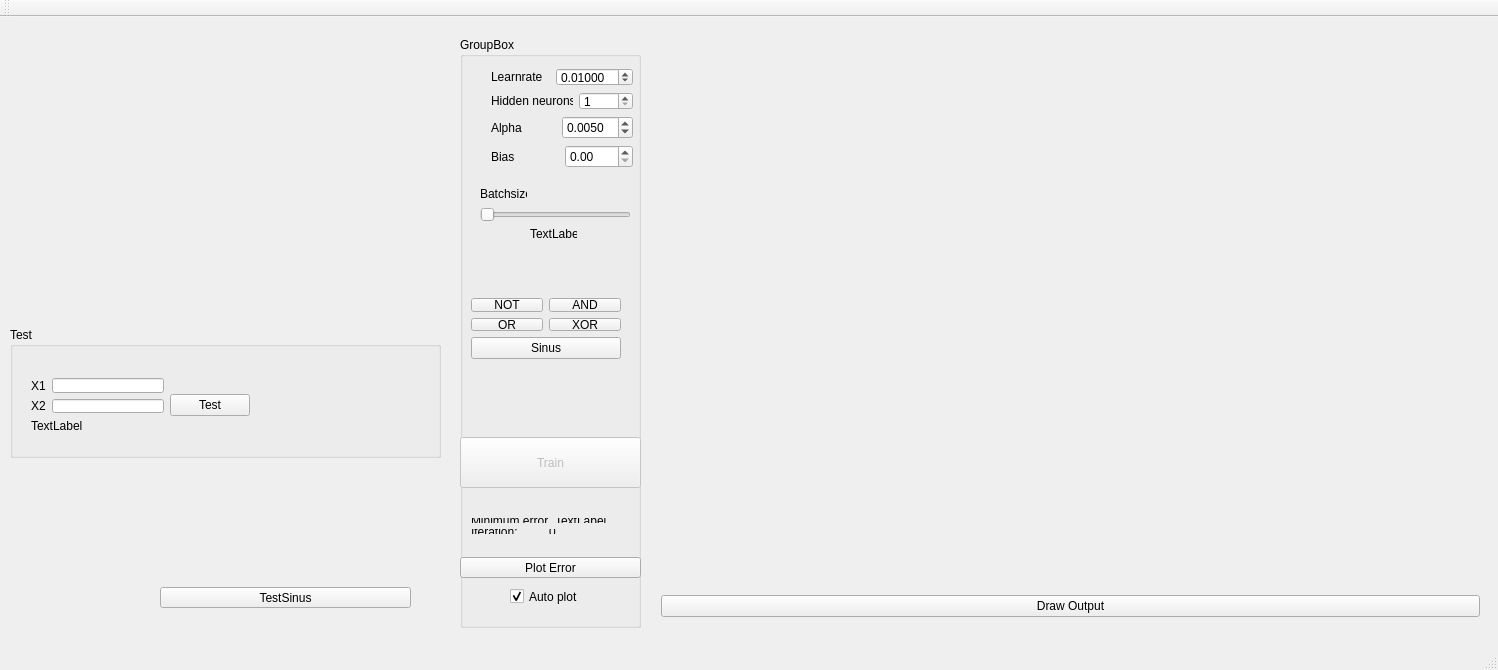
<?xml version="1.0" encoding="UTF-8"?>
<ui version="4.0">
 <class>MainWindow</class>
 <widget class="QMainWindow" name="MainWindow">
  <property name="geometry">
   <rect>
    <x>0</x>
    <y>0</y>
    <width>1498</width>
    <height>670</height>
   </rect>
  </property>
  <property name="windowTitle">
   <string>MainWindow</string>
  </property>
  <widget class="QWidget" name="centralWidget">
   <widget class="QGroupBox" name="groupBox">
    <property name="geometry">
     <rect>
      <x>460</x>
      <y>20</y>
      <width>181</width>
      <height>591</height>
     </rect>
    </property>
    <property name="title">
     <string>GroupBox</string>
    </property>
    <widget class="QPushButton" name="pushButton_Start">
     <property name="enabled">
      <bool>false</bool>
     </property>
     <property name="geometry">
      <rect>
       <x>0</x>
       <y>400</y>
       <width>181</width>
       <height>51</height>
      </rect>
     </property>
     <property name="text">
      <string>Train</string>
     </property>
    </widget>
    <widget class="QPushButton" name="pushButton">
     <property name="geometry">
      <rect>
       <x>0</x>
       <y>520</y>
       <width>181</width>
       <height>21</height>
      </rect>
     </property>
     <property name="text">
      <string>Plot Error</string>
     </property>
    </widget>
    <widget class="QWidget" name="layoutWidget">
     <property name="geometry">
      <rect>
       <x>0</x>
       <y>470</y>
       <width>171</width>
       <height>38</height>
      </rect>
     </property>
     <layout class="QVBoxLayout" name="verticalLayout_3">
      <item>
       <layout class="QHBoxLayout" name="horizontalLayout">
        <item>
         <widget class="QLabel" name="label_2">
          <property name="text">
           <string>Minimum error</string>
          </property>
         </widget>
        </item>
        <item>
         <widget class="QLabel" name="Error_label">
          <property name="text">
           <string>TextLabel</string>
          </property>
         </widget>
        </item>
       </layout>
      </item>
      <item>
       <layout class="QHBoxLayout" name="horizontalLayout_2">
        <item>
         <widget class="QLabel" name="Iterator_text">
          <property name="text">
           <string>Iteration:</string>
          </property>
         </widget>
        </item>
        <item>
         <widget class="QLabel" name="iterator">
          <property name="text">
           <string>0</string>
          </property>
         </widget>
        </item>
       </layout>
      </item>
     </layout>
    </widget>
    <widget class="QWidget" name="layoutWidget">
     <property name="geometry">
      <rect>
       <x>20</x>
       <y>20</y>
       <width>164</width>
       <height>122</height>
      </rect>
     </property>
     <layout class="QVBoxLayout" name="verticalLayout_5">
      <item>
       <layout class="QVBoxLayout" name="verticalLayout_4">
        <item>
         <layout class="QHBoxLayout" name="horizontalLayout_4">
          <item>
           <widget class="QLabel" name="label_3">
            <property name="text">
             <string>Learnrate</string>
            </property>
           </widget>
          </item>
          <item>
           <widget class="QDoubleSpinBox" name="doubleSpinBox">
            <property name="decimals">
             <number>5</number>
            </property>
            <property name="minimum">
             <double>0.000000000000000</double>
            </property>
            <property name="singleStep">
             <double>0.001000000000000</double>
            </property>
            <property name="value">
             <double>0.010000000000000</double>
            </property>
           </widget>
          </item>
         </layout>
        </item>
        <item>
         <layout class="QHBoxLayout" name="horizontalLayout_3">
          <item>
           <widget class="QLabel" name="label">
            <property name="text">
             <string>Hidden neurons</string>
            </property>
           </widget>
          </item>
          <item>
           <widget class="QSpinBox" name="spinBox_HiddenLayer">
            <property name="minimum">
             <number>1</number>
            </property>
            <property name="maximum">
             <number>1000</number>
            </property>
            <property name="value">
             <number>1</number>
            </property>
           </widget>
          </item>
         </layout>
        </item>
       </layout>
      </item>
      <item>
       <layout class="QHBoxLayout" name="horizontalLayout_8">
        <item>
         <widget class="QLabel" name="label_5">
          <property name="text">
           <string>Alpha</string>
          </property>
         </widget>
        </item>
        <item>
         <widget class="QDoubleSpinBox" name="doubleSpinBox_3">
          <property name="decimals">
           <number>4</number>
          </property>
          <property name="minimum">
           <double>0.000000000000000</double>
          </property>
          <property name="singleStep">
           <double>0.001000000000000</double>
          </property>
          <property name="value">
           <double>0.005000000000000</double>
          </property>
         </widget>
        </item>
       </layout>
      </item>
      <item>
       <layout class="QHBoxLayout" name="horizontalLayout_5">
        <item>
         <widget class="QLabel" name="label_4">
          <property name="text">
           <string>Bias</string>
          </property>
         </widget>
        </item>
        <item>
         <widget class="QDoubleSpinBox" name="doubleSpinBox_2"/>
        </item>
       </layout>
      </item>
     </layout>
    </widget>
    <widget class="QWidget" name="layoutWidget">
     <property name="geometry">
      <rect>
       <x>0</x>
       <y>250</y>
       <width>172</width>
       <height>83</height>
      </rect>
     </property>
     <layout class="QVBoxLayout" name="verticalLayout_7">
      <item>
       <layout class="QVBoxLayout" name="verticalLayout_6">
        <item>
         <layout class="QHBoxLayout" name="horizontalLayout_7">
          <item>
           <widget class="QPushButton" name="pushButton_NOT">
            <property name="text">
             <string>NOT</string>
            </property>
           </widget>
          </item>
          <item>
           <widget class="QPushButton" name="pushButton_AND">
            <property name="text">
             <string>AND</string>
            </property>
           </widget>
          </item>
         </layout>
        </item>
        <item>
         <layout class="QHBoxLayout" name="horizontalLayout_6">
          <item>
           <widget class="QPushButton" name="pushButton_OR">
            <property name="text">
             <string>OR</string>
            </property>
           </widget>
          </item>
          <item>
           <widget class="QPushButton" name="pushButton_XOR">
            <property name="text">
             <string>XOR</string>
            </property>
           </widget>
          </item>
         </layout>
        </item>
       </layout>
      </item>
      <item>
       <widget class="QPushButton" name="pushButton_Sinus">
        <property name="text">
         <string>Sinus</string>
        </property>
       </widget>
      </item>
     </layout>
    </widget>
    <widget class="QCheckBox" name="checkBox">
     <property name="geometry">
      <rect>
       <x>50</x>
       <y>550</y>
       <width>72</width>
       <height>19</height>
      </rect>
     </property>
     <property name="text">
      <string>Auto plot</string>
     </property>
     <property name="checked">
      <bool>true</bool>
     </property>
    </widget>
    <widget class="QSlider" name="horizontalSlider_2">
     <property name="geometry">
      <rect>
       <x>20</x>
       <y>170</y>
       <width>151</width>
       <height>16</height>
      </rect>
     </property>
     <property name="minimum">
      <number>1</number>
     </property>
     <property name="maximum">
      <number>70</number>
     </property>
     <property name="orientation">
      <enum>Qt::Horizontal</enum>
     </property>
    </widget>
    <widget class="QLabel" name="label_7">
     <property name="geometry">
      <rect>
       <x>20</x>
       <y>150</y>
       <width>47</width>
       <height>13</height>
      </rect>
     </property>
     <property name="text">
      <string>Batchsize</string>
     </property>
    </widget>
    <widget class="QLabel" name="label_datasplittoutput">
     <property name="geometry">
      <rect>
       <x>70</x>
       <y>190</y>
       <width>47</width>
       <height>13</height>
      </rect>
     </property>
     <property name="text">
      <string>TextLabel</string>
     </property>
    </widget>
    <zorder>layoutWidget</zorder>
    <zorder>layoutWidget</zorder>
    <zorder>layoutWidget</zorder>
    <zorder>pushButton_Start</zorder>
    <zorder>pushButton</zorder>
    <zorder>checkBox</zorder>
    <zorder>horizontalSlider_2</zorder>
    <zorder>label_7</zorder>
    <zorder>label_datasplittoutput</zorder>
   </widget>
   <widget class="QWidget" name="layoutWidget">
    <property name="geometry">
     <rect>
      <x>10</x>
      <y>0</y>
      <width>431</width>
      <height>301</height>
     </rect>
    </property>
    <layout class="QVBoxLayout" name="verticalLayout">
     <item>
      <widget class="QCustomPlot" name="plot" native="true"/>
     </item>
    </layout>
   </widget>
   <widget class="QWidget" name="layoutWidget">
    <property name="geometry">
     <rect>
      <x>650</x>
      <y>0</y>
      <width>841</width>
      <height>611</height>
     </rect>
    </property>
    <layout class="QVBoxLayout" name="verticalLayout_2">
     <item>
      <widget class="QCustomPlot" name="ouputPlot" native="true"/>
     </item>
     <item>
      <widget class="QPushButton" name="pushButton_DrawOutput">
       <property name="text">
        <string>Draw Output</string>
       </property>
      </widget>
     </item>
    </layout>
   </widget>
   <widget class="QGroupBox" name="groupBox_2">
    <property name="geometry">
     <rect>
      <x>10</x>
      <y>310</y>
      <width>431</width>
      <height>131</height>
     </rect>
    </property>
    <property name="title">
     <string>Test</string>
    </property>
    <widget class="QWidget" name="layoutWidget">
     <property name="geometry">
      <rect>
       <x>10</x>
       <y>40</y>
       <width>241</width>
       <height>77</height>
      </rect>
     </property>
     <layout class="QHBoxLayout" name="horizontalLayout_11">
      <item>
       <layout class="QVBoxLayout" name="verticalLayout_8">
        <item>
         <layout class="QHBoxLayout" name="horizontalLayout_10">
          <item>
           <widget class="QLabel" name="label_8">
            <property name="text">
             <string>X1</string>
            </property>
           </widget>
          </item>
          <item>
           <widget class="QLineEdit" name="lineEdit_test"/>
          </item>
         </layout>
        </item>
        <item>
         <layout class="QHBoxLayout" name="horizontalLayout_9">
          <item>
           <widget class="QLabel" name="label_6">
            <property name="text">
             <string>X2</string>
            </property>
           </widget>
          </item>
          <item>
           <widget class="QLineEdit" name="lineEdit_test_1"/>
          </item>
         </layout>
        </item>
        <item>
         <widget class="QLabel" name="label_test_output">
          <property name="text">
           <string>TextLabel</string>
          </property>
         </widget>
        </item>
       </layout>
      </item>
      <item>
       <widget class="QPushButton" name="pushButton_Test">
        <property name="text">
         <string>Test</string>
        </property>
       </widget>
      </item>
     </layout>
    </widget>
   </widget>
   <widget class="QPushButton" name="pushButton_TestSinus">
    <property name="geometry">
     <rect>
      <x>160</x>
      <y>570</y>
      <width>251</width>
      <height>21</height>
     </rect>
    </property>
    <property name="text">
     <string>TestSinus</string>
    </property>
   </widget>
  </widget>
  <widget class="QMenuBar" name="menuBar">
   <property name="geometry">
    <rect>
     <x>0</x>
     <y>0</y>
     <width>1498</width>
     <height>20</height>
    </rect>
   </property>
  </widget>
  <widget class="QToolBar" name="mainToolBar">
   <attribute name="toolBarArea">
    <enum>TopToolBarArea</enum>
   </attribute>
   <attribute name="toolBarBreak">
    <bool>false</bool>
   </attribute>
  </widget>
  <widget class="QStatusBar" name="statusBar"/>
 </widget>
 <layoutdefault spacing="6" margin="11"/>
 <customwidgets>
  <customwidget>
   <class>QCustomPlot</class>
   <extends>QWidget</extends>
   <header>../../qcustomplot.h</header>
   <container>1</container>
  </customwidget>
 </customwidgets>
 <resources/>
 <connections/>
</ui>
